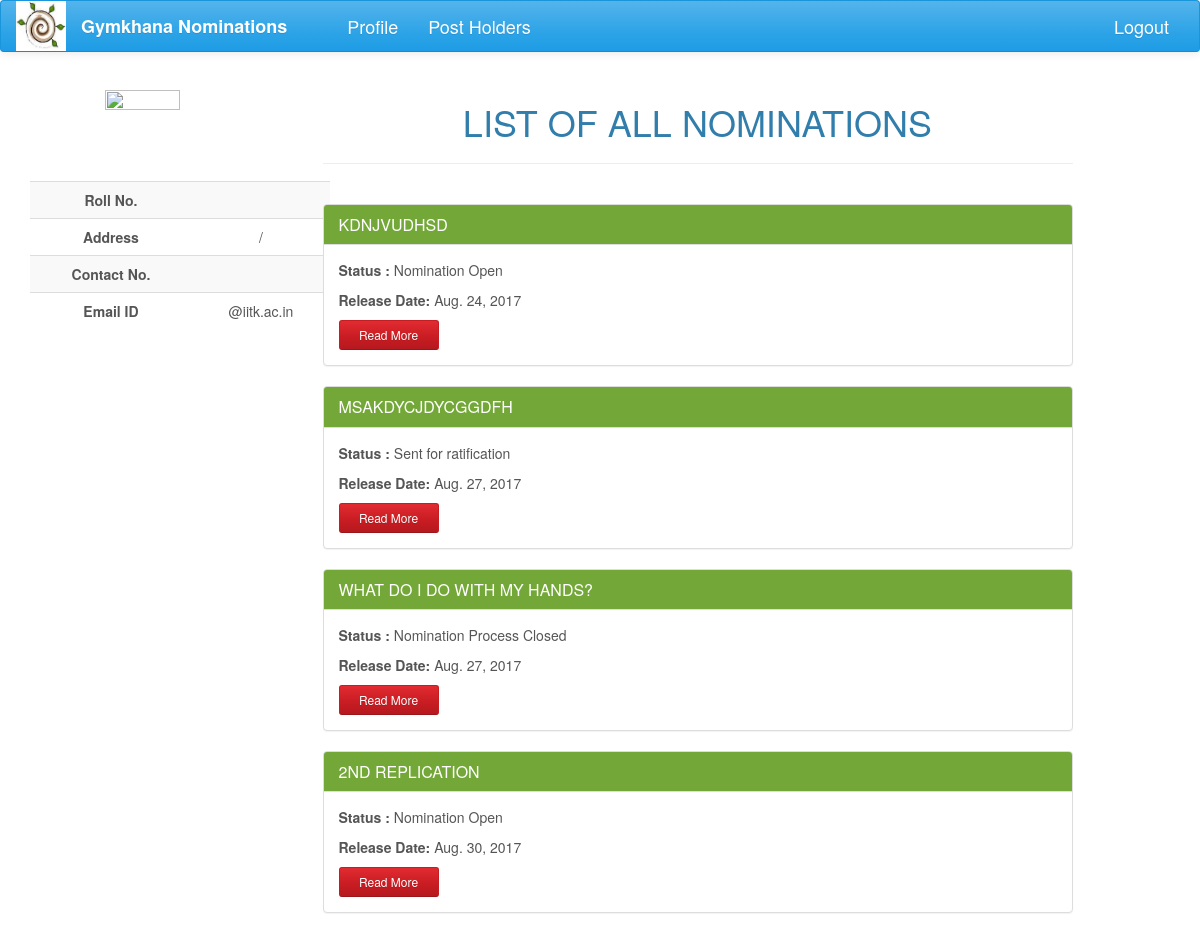
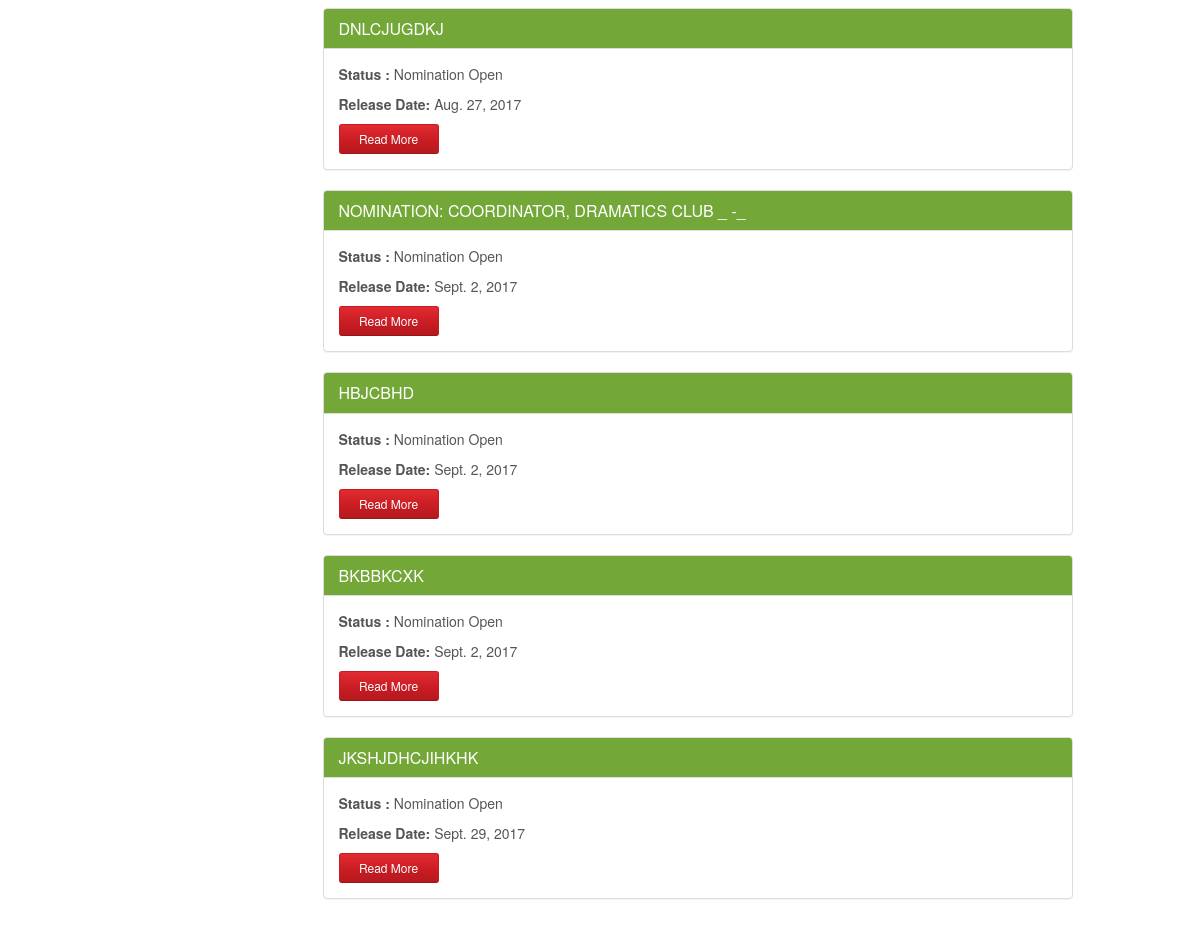
Screenshot of /nominations/all/ with the database file from the repository (2 pictures, top to bottom).
### nomi/models.py (models this page shows, shortened)
class Nomination(models.Model):
    name = models.CharField(max_length=200)
    description = models.TextField(max_length=20000, null=True, blank=True)
    nomi_post = models.ForeignKey(Post, null=True)
    nomi_form = models.OneToOneField('forms.Questionnaire', null=True)
    nomi_session = models.IntegerField(null=True)
    status = models.CharField(max_length=50, choices=STATUS, default='Nomination created')
    result_approvals = models.ManyToManyField(Post, related_name='result_approvals', symmetrical=False, blank=True)
    nomi_approvals = models.ManyToManyField(Post, related_name='nomi_approvals', symmetrical=False, blank=True)
    group_status = models.CharField(max_length=50, choices=GROUP_STATUS, default='normal')
    tags = models.ManyToManyField(Club, related_name='club_nomi', symmetrical=False, blank=True)
    opening_date = models.DateField(null=True, blank=True)
    re_opening_date = models.DateField(null=True, blank=True, editable=True)
    deadline = models.DateField(null=True, blank=True, editable=True)
    interview_panel = models.ManyToManyField(User, related_name='panel', symmetrical=False, blank=True)

### nomi/views.py (the view)
def all_nominations(request):
    all_nomi = Nomination.objects.all().exclude(status='Nomination created')
    return render(request, 'all_nominations.html', context={'all_nomi': all_nomi})

### nomi/global_contexts.py (called while the page is built)
def context(request):
    if request.user.is_authenticated:
        try:
            my_profile = UserProfile.objects.get(user=request.user)
            my_posts = Post.objects.filter(post_holders=request.user)
            interviews = Nomination.objects.filter(interview_panel=request.user).exclude(status = "Work done")
            length = len(my_posts)
            senate = False
            for post in my_posts:
                if post.perms == 'can ratify the post':
                    senate = True
            return {'my_posts': my_posts, 'my_profile': my_profile, 'senate': senate, 'length': length,
                    'interviews': interviews}
        except ObjectDoesNotExist:
            return {'my_posts': 0, 'my_profile': 0}
    else:
        return {'my_posts': 0, 'my_profile': 0}

### nomi/templates/all_nominations.html
{% extends 'base2.html' %}
{% block content %}
    <br>
    <br>
    <br>
    <div>
        <h1 style="text-align: center">LIST OF ALL NOMINATIONS</h1>
        <hr>
        <br>
    </div>
    {% for nomi in all_nomi %}
        <div  class="panel panel-success">
            <div class="panel-heading">
                <h3 class="panel-title">{{ nomi.name.upper }}</h3>
            </div>
            <div class="panel-body">
                <p>
                    <span style="font-weight: bold">Status :  </span>
                    {% if nomi.status == "Nomination out" %}
                        Nomination Open
                    {% elif nomi.status == "Work done" %}
                     Nomination Process Closed
                    {% else %}
                    {{nomi.status}}
                    {% endif %}
                </p>
                <div><span style="font-weight: bold">Release Date: </span> {{nomi.opening_date}}</div>
                <a href="{% url 'nomi_detail' nomi_pk=nomi.pk %}"
                   class="btn btn-sm read-more-button btn-danger">Read More</a>
            </div>
        </div>
    {% endfor %}
{% endblock %}

### nomi/static/nomi/css/main.css (style rules this page uses)
body { background: #ffffff; }
.btn { width: 150px; }
.read-more-button { margin-top: 10px; width: 100px; }
.panel-body p span { margin-bottom: 20px; }
.panel-success { transition: box-shadow 0.2s; }

### rows the page displays
Nomination: name "KDNJVUDHSD", status "Nomination Open", opening_date "Aug. 24, 2017"
Nomination: name "MSAKDYCJDYCGGDFH", status "Sent for ratification", opening_date "Aug. 27, 2017"
Nomination: name "WHAT DO I DO WITH MY HANDS?", status "Nomination Process Closed", opening_date "Aug. 27, 2017"
Nomination: name "2ND REPLICATION", status "Nomination Open", opening_date "Aug. 30, 2017"
Nomination: name "DNLCJUGDKJ", status "Nomination Open", opening_date "Aug. 27, 2017"
Nomination: name "NOMINATION: COORDINATOR, DRAMATICS CLUB _ -_", status "Nomination Open", opening_date "Sept. 2, 2017"
Nomination: name "HBJCBHD", status "Nomination Open", opening_date "Sept. 2, 2017"
Nomination: name "BKBBKCXK", status "Nomination Open", opening_date "Sept. 2, 2017"
Nomination: name "JKSHJDHCJIHKHK", status "Nomination Open", opening_date "Sept. 29, 2017"
